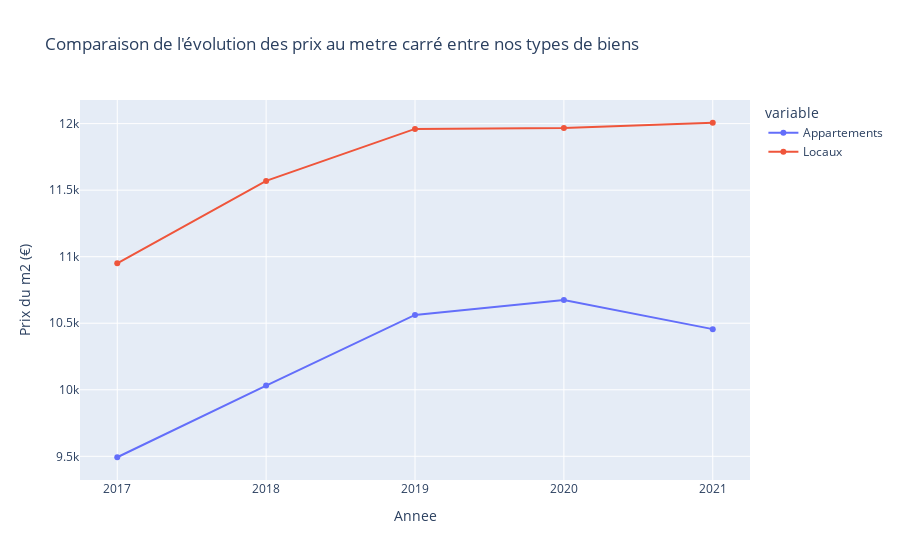

Notebook code for this chart:
### Code cell
prix_m2_appartement = df_all_appart['prix_m2'].to_list()
prix_m2_locaux = df_moyenne_locaux['prix_m2'].to_list()
fig4 = px.line(df_moyenne_locaux, 
               x=liste_annee, 
               y=[prix_m2_appartement,prix_m2_locaux],
               title="Comparaison de l'évolution des prix au metre carré entre nos types de biens",
               markers=True,
               labels={'x':'Annee','value':'Prix du m2 (€)'}
               )
newnames2 = {'wide_variable_0':'Appartements',
            'wide_variable_1': 'Locaux'}
fig4.for_each_trace(lambda t: t.update(name = newnames2[t.name], legendgroup = newnames2[t.name], 
                                      hovertemplate = t.hovertemplate.replace(t.name, newnames2[t.name])))
fig4.show()

### Figure 1 — Plotly figure (JSON) as saved in the notebook; plotly's stock layout.template omitted (floating-point values rounded to 4 significant figures)
{"data": [{"hovertemplate": "variable=Appartements<br>Annee=%{x}<br>Prix du m2 (€)=%{y}<extra></extra>", "legendgroup": "Appartements", "line": {"color": "#636efa", "dash": "solid"}, "marker": {"symbol": "circle"}, "mode": "lines+markers", "name": "Appartements", "orientation": "v", "showlegend": true, "type": "scatter", "x": ["2017", "2018", "2019", "2020", "2021"], "xaxis": "x", "y": [9493.0, 10030.0, 10560.0, 10670.0, 10460.0], "yaxis": "y"}, {"hovertemplate": "variable=Locaux<br>Annee=%{x}<br>Prix du m2 (€)=%{y}<extra></extra>", "legendgroup": "Locaux", "line": {"color": "#EF553B", "dash": "solid"}, "marker": {"symbol": "circle"}, "mode": "lines+markers", "name": "Locaux", "orientation": "v", "showlegend": true, "type": "scatter", "x": ["2017", "2018", "2019", "2020", "2021"], "xaxis": "x", "y": [10950.0, 11570.0, 11960.0, 11970.0, 12010.0], "yaxis": "y"}], "layout": {"legend": {"title": {"text": "variable"}, "tracegroupgap": 0}, "title": {"text": "Comparaison de l'évolution des prix au metre carré entre nos types de biens"}, "xaxis": {"anchor": "y", "domain": [0, 1], "title": {"text": "Annee"}}, "yaxis": {"anchor": "x", "domain": [0, 1], "title": {"text": "Prix du m2 (€)"}}}}
